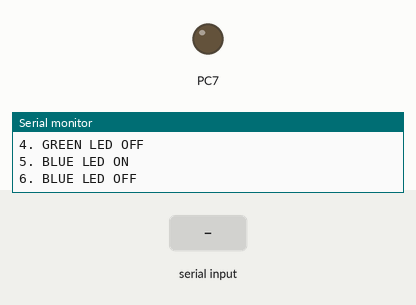
Recording of a program running on a simulated ATmega128, built with avr-gcc and emulated at 8 MHz. Shown: output pins drawn as LEDs (lit = HIGH), the last lines printed to the serial monitor. The inputs (shaded band) are chosen by the test bench.

Above: at 1.2 s.
1.3 s: "1" received over Serial
At 2.0 s:
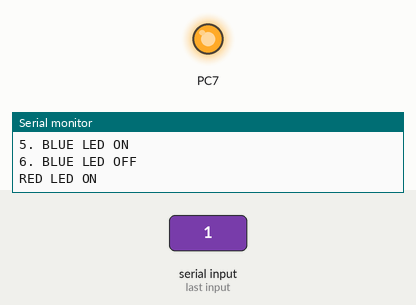
2.8 s: "2" received over Serial
At 3.2 s:
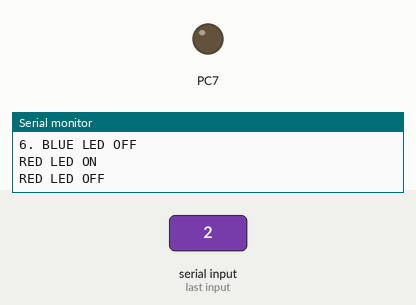
Timing chart, 0 to 5.8 s (numbered marks = the images above; inputs shaded):
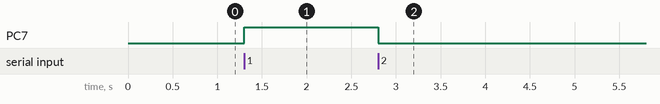

Measured:
- after the input at 1.3 s, PC7: LOW → HIGH at once
- after the input at 2.8 s, PC7: HIGH → LOW at once

The program:

main.c
```c
/*
 * prog2gyak-10.c
 *
 * Created: 2021. 04. 12. 16:42:57
 * Author : fodor
 */

#define F_CPU 8000000UL
#include <avr/io.h>

void port_init();
void uart_init();
void uart_transmit(unsigned char adat);
unsigned char uart_receive();
void uart_transmit_string(char *string);

int main(void)
{
	unsigned char tmp[10];

	unsigned char *menu[6] = {
		"RED LED ON",
		"RED LED OFF",
		"GREEN LED ON",
		"GREEN LED OFF",
		"BLUE LED ON",
		"BLUE LED OFF"
	};

	port_init();
	uart_init();

	for (int i = 0; i < 6; i++) {
		uart_transmit(i + 1 + '0');
		uart_transmit_string(". ");
		uart_transmit_string(menu[i]);
		uart_transmit_string("\r\n");
	}

	unsigned char c;

    while (1)
    {
		switch(c = uart_receive()) {
			case '1': PORTC |= 0x80; break;
			case '2': PORTC &= 0x7F; break;
			case '3': PORTE |= (1<<3); break;
			case '4': PORTE &= (0<<3); break;
			case '5': PORTE |= (1<<2); break;
			case '6': PORTE &= (0<<2); break;
		}
		uart_transmit_string(menu[c - 1 - '0']);
		uart_transmit_string("\r\n");
    }
}

void uart_init() {
	UBRR0H = 0;
	UBRR0L = 51; //
	UCSR0B = (1<<RXEN) | (1<<TXEN);
	UCSR0C = (0<<USBS0) | (1<<UCSZ00) | (1<<UCSZ01);
}

void port_init() {
	DDRC |= 0x80;
}

void uart_transmit(unsigned char adat) {
	while (!(UCSR0A & (1<<UDRE0))); //Ciklusban várakozik amíg nem üres a küldés-buffer

	UDR0 = adat;
}

unsigned char uart_receive() {
	while (!(UCSR0A & (1<<RXC))); //Wait for data to arrive

	return UDR0;
}

void uart_transmit_string(char *string) {
	int i = 0;
	while (string[i]) {
		uart_transmit(string[i]);
		i++;
	}
}
```
